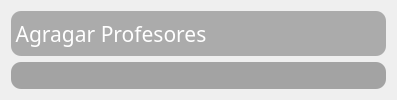
                   <widget class="QWidget" name="e_pag_2">
                    <layout class="QVBoxLayout" name="verticalLayout_34">
                     <item>
                      <widget class="QFrame" name="f_edit_barr_profes">
                       <property name="minimumSize">
                        <size>
                         <width>0</width>
                         <height>45</height>
                        </size>
                       </property>
                       <property name="maximumSize">
                        <size>
                         <width>16777215</width>
                         <height>45</height>
                        </size>
                       </property>
                       <property name="styleSheet">
                        <string notr="true">background: rgba(70, 70, 70, 0.4);
border-radius: 10px;
color: rgba(255, 255, 255, 1);</string>
                       </property>
                       <property name="frameShape">
                        <enum>QFrame::Shape::StyledPanel</enum>
                       </property>
                       <property name="frameShadow">
                        <enum>QFrame::Shadow::Raised</enum>
                       </property>
                       <layout class="QHBoxLayout" name="horizontalLayout_21">
                        <property name="spacing">
                         <number>0</number>
                        </property>
                        <property name="leftMargin">
                         <number>0</number>
                        </property>
                        <property name="topMargin">
                         <number>0</number>
                        </property>
                        <property name="rightMargin">
                         <number>0</number>
                        </property>
                        <property name="bottomMargin">
                         <number>0</number>
                        </property>
                        <item>
                         <widget class="QLabel" name="label_3">
                          <property name="minimumSize">
                           <size>
                            <width>200</width>
                            <height>0</height>
                           </size>
                          </property>
                          <property name="font">
                           <font>
                            <family>Bahnschrift SemiLight Condensed</family>
                            <pointsize>16</pointsize>
                           </font>
                          </property>
                          <property name="styleSheet">
                           <string notr="true"> background-color: rgba(40, 40, 40, 0);
</string>
                          </property>
                          <property name="text">
                           <string>Agragar Profesores</string>
                          </property>
                          <property name="alignment">
                           <set>Qt::AlignmentFlag::AlignCenter</set>
                          </property>
                         </widget>
                        </item>
                        <item>
                         <spacer name="horizontalSpacer_4">
                          <property name="orientation">
                           <enum>Qt::Orientation::Horizontal</enum>
                          </property>
                          <property name="sizeHint" stdset="0">
                           <size>
                            <width>40</width>
                            <height>20</height>
                           </size>
                          </property>
                         </spacer>
                        </item>
                        <item>
                         <widget class="QPushButton" name="b_atras_agegar_profe">
                          <property name="sizePolicy">
                           <sizepolicy hsizetype="Preferred" vsizetype="Preferred">
                            <horstretch>0</horstretch>
                            <verstretch>0</verstretch>
                           </sizepolicy>
                          </property>
                          <property name="minimumSize">
                           <size>
                            <width>45</width>
                            <height>0</height>
                           </size>
                          </property>
                          <property name="styleSheet">
                           <string notr="true">QPushButton{
	background-color: rgba(40, 40, 40, 0);
	color: rgb(255, 255, 255);
	border: 0px soild;
	border-bottom-left-radius: 10px;
 	border-top-left-radius: 10px;
 	/*border-top-right-radius: 10px;
	border-bottom-right-radius: 10px;*/
}
QPushButton:hover{
	background-color: rgba(40, 85, 165, 0.4);
	border-radius: 10px;
}
QPushButton:pressed {
    background-color: rgba(55, 55, 145, 0.7);
}</string>
                          </property>
                          <property name="text">
                           <string/>
                          </property>
                          <property name="icon">
                           <iconset>
                            <normaloff>App_Icon/keyboard_return_40dp_FILL0_wght400_GRAD0_opsz40.png</normaloff>App_Icon/keyboard_return_40dp_FILL0_wght400_GRAD0_opsz40.png</iconset>
                          </property>
                         </widget>
                        </item>
                        <item>
                         <widget class="QPushButton" name="b_cancelar_agegar_profe">
                          <property name="sizePolicy">
                           <sizepolicy hsizetype="Preferred" vsizetype="Preferred">
                            <horstretch>0</horstretch>
                            <verstretch>0</verstretch>
                           </sizepolicy>
                          </property>
                          <property name="minimumSize">
                           <size>
                            <width>45</width>
                            <height>0</height>
                           </size>
                          </property>
                          <property name="styleSheet">
                           <string notr="true">QPushButton{
	background-color: rgba(40, 40, 40, 0);
	color: rgb(255, 255, 255);
	border: 0px soild;
}
QPushButton:hover{
	background-color: rgba(130, 55, 90, 0.4);
	border-radius: 10px;
}
QPushButton:pressed {
    background-color: rgba(130, 55, 90, 1);
}</string>
                          </property>
                          <property name="text">
                           <string/>
                          </property>
                          <property name="icon">
                           <iconset>
                            <normaloff>App_Icon/close_small_40dp_FILL0_wght400_GRAD0_opsz40 (1).png</normaloff>App_Icon/close_small_40dp_FILL0_wght400_GRAD0_opsz40 (1).png</iconset>
                          </property>
                         </widget>
                        </item>
                        <item>
                         <widget class="QPushButton" name="b_guardar_agegar_profe">
                          <property name="sizePolicy">
                           <sizepolicy hsizetype="Preferred" vsizetype="Preferred">
                            <horstretch>0</horstretch>
                            <verstretch>0</verstretch>
                           </sizepolicy>
                          </property>
                          <property name="minimumSize">
                           <size>
                            <width>45</width>
                            <height>0</height>
                           </size>
                          </property>
                          <property name="styleSheet">
                           <string notr="true">QPushButton{
	background-color: rgba(40, 40, 40, 0);
	color: rgb(255, 255, 255);
	border: 0px soild;
	/*border-bottom-left-radius: 10px;
 	border-top-left-radius: 10px;*/
 	border-top-right-radius: 10px;
	border-bottom-right-radius: 10px;
}
QPushButton:hover{
	background-color: rgba(40, 85, 165, 0.4);
	border-radius: 10px;
}
QPushButton:pressed {
    background-color: rgba(55, 55, 145, 0.7);
}</string>
                          </property>
                          <property name="text">
                           <string/>
                          </property>
                          <property name="icon">
                           <iconset>
                            <normaloff>App_Icon/cloud_upload_40dp_FILL0_wght400_GRAD0_opsz40 (1).png</normaloff>App_Icon/cloud_upload_40dp_FILL0_wght400_GRAD0_opsz40 (1).png</iconset>
                          </property>
                         </widget>
                        </item>
                       </layout>
                      </widget>
                     </item>
                     <item>
                      <widget class="QFrame" name="f_edit_dawn_profe">
                       <property name="styleSheet">
                        <string notr="true">background: rgba(50, 50, 50, 0.4);
border-radius: 10px;

color: rgba(255, 255, 255, 1);</string>
                       </property>
                       <property name="frameShape">
                        <enum>QFrame::Shape::StyledPanel</enum>
                       </property>
                       <property name="frameShadow">
                        <enum>QFrame::Shadow::Raised</enum>
                       </property>
                      </widget>
                     </item>
                    </layout>
                   </widget>
